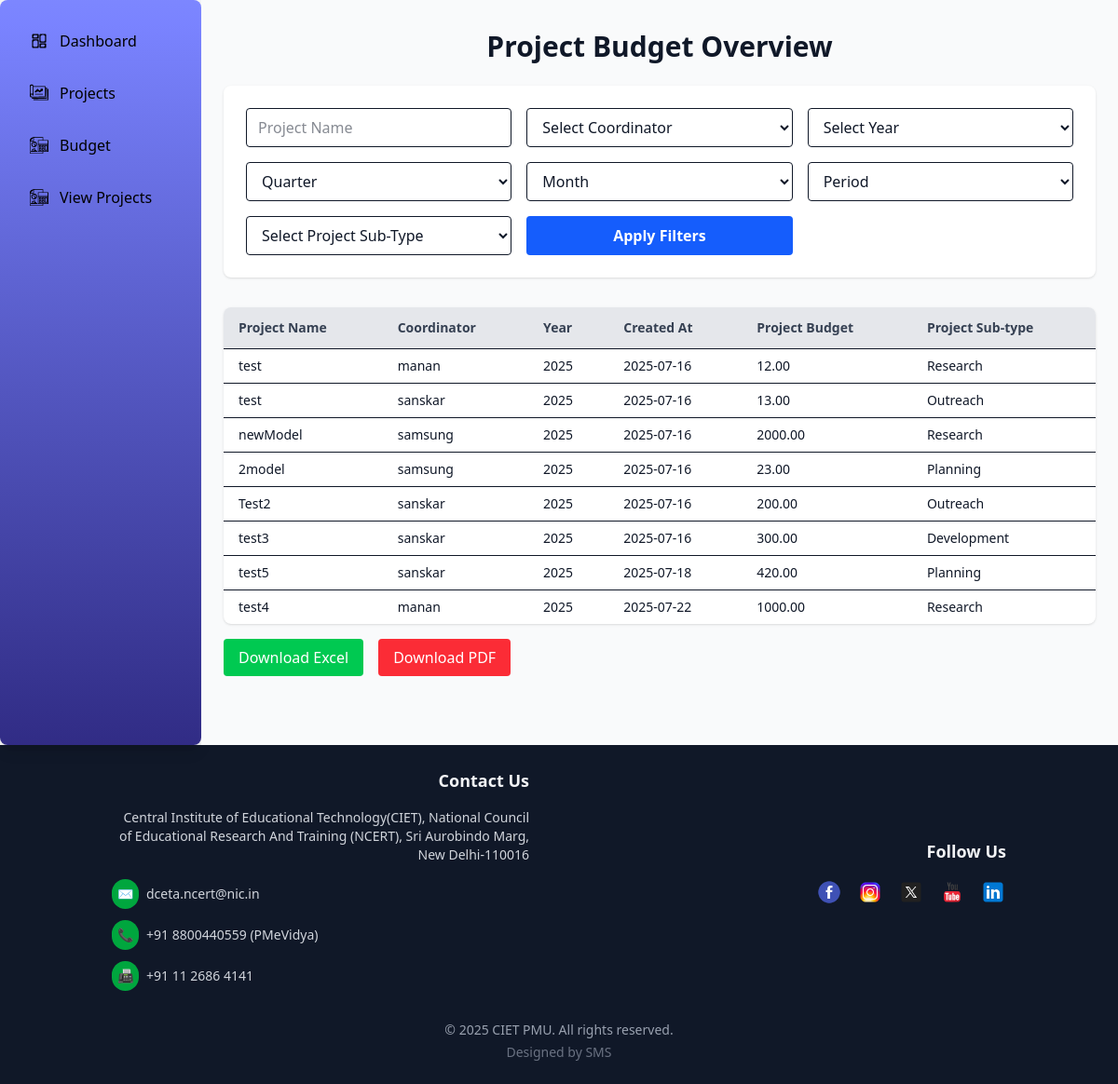
The app's page /view_projects/ with its own data.
### admin_dashboard/models.py (models this page shows)
class Program(models.Model):
    type = models.TextField(blank=True, null=True)
    title = models.TextField()
    coordinator = models.ForeignKey('User', models.DO_NOTHING)
    annual_budget = models.ForeignKey(Annualbudget, models.DO_NOTHING)
    created_at = models.DateTimeField(default=timezone.now)
    updated_at = models.DateTimeField(default=timezone.now)
    program_budget = models.DecimalField(decimal_places=2, max_digits=12)
    program_sub_type = models.TextField()
    class Meta:
        managed = False
        db_table = 'Program'

class User(models.Model):
    username = models.TextField(unique=True)
    password = models.TextField()
    role = models.TextField(blank=True, null=True)
    name = models.TextField()
    email = models.TextField(unique=True)
    class Meta:
        managed = False
        db_table = 'User'

class Annualbudget(models.Model):
    year = models.IntegerField()
    budget = models.DecimalField(max_digits=12, decimal_places=2)  # max_digits and decimal_places have been guessed, as this database handles decimal fields as float
    created_at = models.DateTimeField(blank=True, null=True)
    updated_at = models.DateTimeField(blank=True, null=True)
    class Meta:
        managed = False
        db_table = 'AnnualBudget'
        get_latest_by = 'year'

### admin_dashboard/views.py (the view)
# urls.py: path('view_projects/', views.view_projects, name='view_projects'),
def view_projects(request):
    coordinators, years, months, projects = helper_filter(request)
    return render(request, 'admin_dashboard/view_projects.html', {
        'coordinators': coordinators,
        'years': years,
        'months': months,
        'projects': projects,
    })

### admin_dashboard/views.py (called while the page is built, shortened)
def helper_filter(request):
    coordinators = User.objects.all()
    years = Annualbudget.objects.all()
    months = [month for month in calendar.month_name if month]
    projects = Program.objects.all()
    return coordinators, years, months, projects

### admin_dashboard/templates/admin_dashboard/view_projects.html (shortened to what this page needs)
{% extends "layout.html" %}
{% load static %}
{% load static tailwind_tags %}
{% block content %}
<div class="flex min-h-screen">
    {% include "partials/admin_sidebar.html" %}
  <div class="flex-1 overflow-y-auto px-6 py-8 bg-gray-50">
    <h1 class="text-3xl font-bold mb-6 text-center">Project Budget Overview</h1>
    <form method="POST" class="bg-white rounded-lg shadow p-6 grid grid-cols-1 md:grid-cols-3 gap-4 mb-8">
      <input type="text" name="project_name" placeholder="Project Name" class="border rounded px-3 py-2" />
      <select name="coordinator" class="border rounded px-3 py-2">
        <option value="">Select Coordinator</option>
      </select>
    <select name="year" class="border rounded px-3 py-2">
        <option value="">Select Year</option>
    </select>
      <select name="quarter" class="border rounded px-3 py-2">
        <option value="">Quarter</option>
      </select>
      <select name="month" class="border rounded px-3 py-2">
        <option value="">Month</option>
      </select>
      <select name="period" class="border rounded px-3 py-2">
        <option value="">Period</option>
      </select>
      <select name="sub_type" class="border rounded px-3 py-2">
  <option value="">Select Project Sub-Type</option>
</select>
      <button type="submit" class="w-full bg-blue-600 hover:bg-blue-700 cursor-pointer text-white font-semibold py-2 rounded">Apply Filters</button>
    </form>
    {% if projects %}
  <div class="overflow-x-auto bg-white rounded-lg shadow">
    <table class="min-w-full table-auto">
      <thead class="bg-gray-200 text-gray-700 text-sm">
        <tr>
          <th class="px-4 py-3 text-left">Project Name</th>
          <th class="px-4 py-3 text-left">Coordinator</th>
          <th class="px-4 py-3 text-left">Year</th>
          <th class="px-4 py-3 text-left">Created At</th>
          <th class="px-4 py-3 text-left">Project Budget</th>
          <th class="px-4 py-3 text-left">Project Sub-type</th>
        </tr>
      </thead>
      <tbody class="text-sm">
        {% for project in projects %}
          <tr class="border-t hover:bg-gray-50">
            <td class="px-4 py-2">{{ project.title }}</td>
            <td class="px-4 py-2">{{ project.coordinator.username }}</td>
            <td class="px-4 py-2">{{ project.annual_budget.year }}</td>
            <td class="px-4 py-2">{{ project.created_at|date:"Y-m-d" }}</td>
            <td class="px-4 py-2">{{project.program_budget}}</td>
            <td class="px-4 py-2">{{project.program_sub_type}}</td>
          </tr>
        {% endfor %}
      </tbody>
    </table>
  </div>
  <div class="mt-4 flex gap-4">
  <form method="post" action="{% url 'export_projects_excel' %}">
    <button type="submit" class="bg-green-500 hover:bg-green-600 text-white px-4 py-2 rounded">
      Download Excel
    </button>
  </form>
  <form method="post" action="{% url 'export_projects_pdf' %}">
    <button type="submit" class="bg-red-500 hover:bg-red-600 text-white px-4 py-2 rounded">
      Download PDF
    </button>
  </form>
</div>
{% else %}
  <p class="text-center text-gray-600 mt-6">No results found for selected filters.</p>
{% endif %}
  </div>
</div>
{% endblock %}

### records on screen
Program: title "test", coordinator.username "manan", annual_budget.year "2025", created_at "2025-07-16", program_budget "12.00", program_sub_type "Research"
Program: title "test", coordinator.username "sanskar", annual_budget.year "2025", created_at "2025-07-16", program_budget "13.00", program_sub_type "Outreach"
Program: title "newModel", coordinator.username "samsung", annual_budget.year "2025", created_at "2025-07-16", program_budget "2000.00", program_sub_type "Research"
Program: title "2model", coordinator.username "samsung", annual_budget.year "2025", created_at "2025-07-16", program_budget "23.00", program_sub_type "Planning"
Program: title "Test2", coordinator.username "sanskar", annual_budget.year "2025", created_at "2025-07-16", program_budget "200.00", program_sub_type "Outreach"
Program: title "test3", coordinator.username "sanskar", annual_budget.year "2025", created_at "2025-07-16", program_budget "300.00", program_sub_type "Development"
Program: title "test5", coordinator.username "sanskar", annual_budget.year "2025", created_at "2025-07-18", program_budget "420.00", program_sub_type "Planning"
Program: title "test4", coordinator.username "manan", annual_budget.year "2025", created_at "2025-07-22", program_budget "1000.00", program_sub_type "Research"
